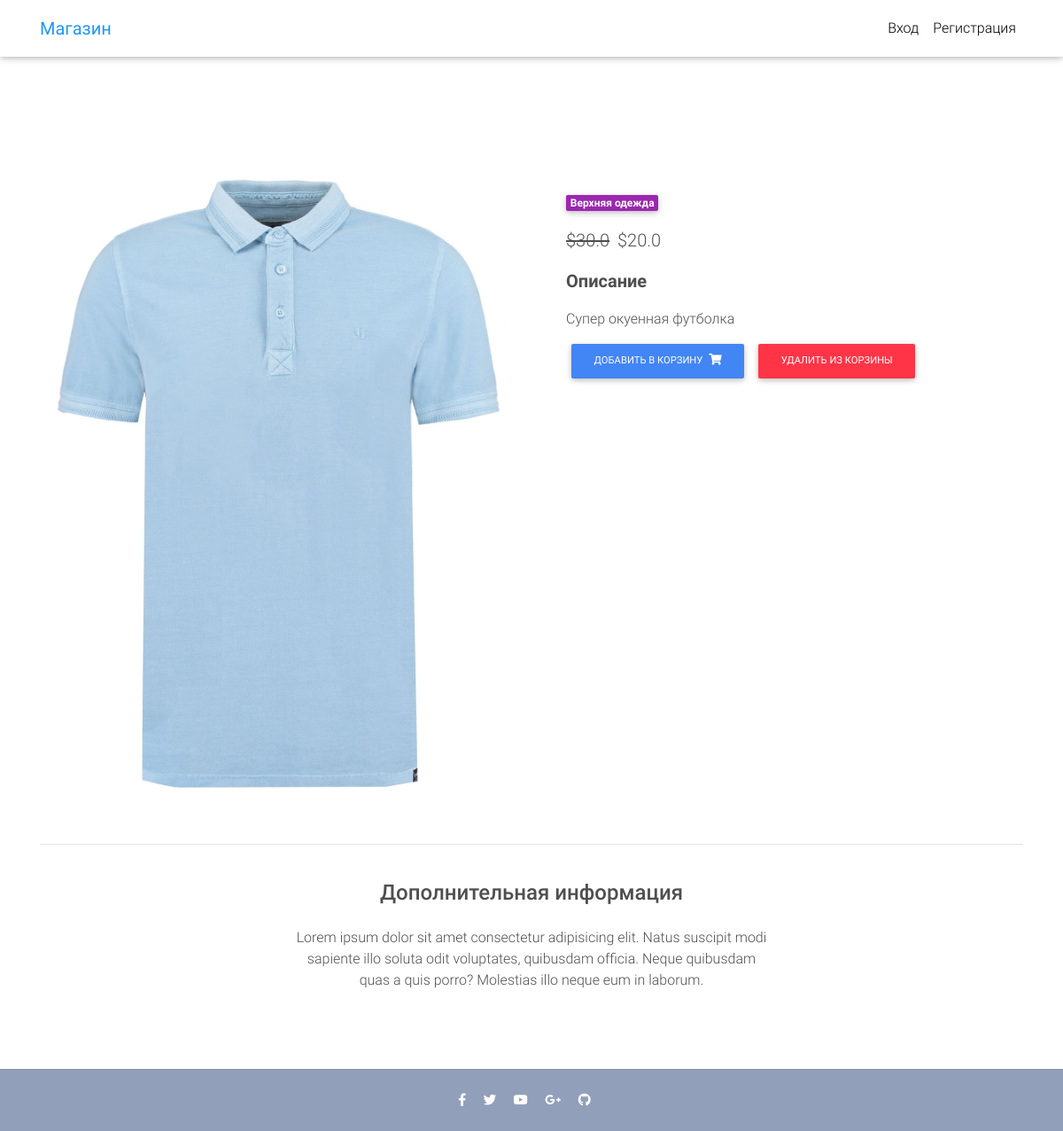
/product/fut1/, run on the app's committed database.
### core/models.py (models this page shows, shortened)
class Item(models.Model):
    title = models.CharField(max_length=100)
    price = models.FloatField()
    discount_price = models.FloatField(blank=True, null=True)
    category = models.CharField(choices=CATEGORY_CHOICES, max_length=2)
    label = models.CharField(choices=LABEL_CHOICES, max_length=1)
    slug = models.SlugField()
    description = models.TextField()
    image = models.ImageField()
    def get_add_to_cart_url(self):
        return reverse("core:add-to-cart", kwargs={
            'slug': self.slug
        })
    def get_remove_from_cart_url(self):
        return reverse("core:remove-from-cart", kwargs={
            'slug': self.slug
        })

### core/views.py (the view)
# urls.py: path('product/<slug>/', ItemDetailView.as_view(), name='product'),
class ItemDetailView(DetailView):
    model = Item
    template_name = "product.html"

### templates/product.html (shortened to what this page needs)
{% extends "base.html" %}
{% block content %}
  <main class="mt-5 pt-4">
    <div class="container dark-grey-text mt-5">
      <div class="row wow fadeIn">
        <div class="col-md-6 mb-4">
          <img src="{{ item.image.url }}" class="img-fluid" alt="">
        </div>
        <div class="col-md-6 mb-4">
          <div class="p-4">
            <div class="mb-3">
              <a href="">
                <span class="badge purple mr-1">{{ object.get_category_display }}</span>
              </a>
            </div>
            <p class="lead">
              {% if object.discount_price %}
              <span class="mr-1">
                <del>${{ object.price }}</del>
              </span>
              <span>${{ object.discount_price }}</span>
              {% else %}
              <span>${{ object.price }}</span>
              {% endif %}
            </p>
            <p class="lead font-weight-bold">Описание</p>
            <p>{{ object.description }}</p>
            <a href="{{ object.get_add_to_cart_url }}" class="btn btn-primary btn-md my-0 p">
              Добавить в корзину
              <i class="fas fa-shopping-cart ml-1"></i>
            </a>
            <a href="{{ object.get_remove_from_cart_url }}" class="btn btn-danger btn-md my-0 p">
              Удалить из корзины
            </a>
          </div>
        </div>
      </div>
      <hr>
      <div class="row d-flex justify-content-center wow fadeIn">
        <div class="col-md-6 text-center">
          <h4 class="my-4 h4">Дополнительная информация</h4>
          <p>Lorem ipsum dolor sit amet consectetur adipisicing elit. Natus suscipit modi sapiente illo soluta odit
            voluptates,
            quibusdam officia. Neque quibusdam quas a quis porro? Molestias illo neque eum in laborum.</p>
        </div>
      </div>
      <div class="row wow fadeIn">
        <div class="col-lg-4 col-md-12 mb-4">
        </div>
        <div class="col-lg-4 col-md-6 mb-4">
        </div>
        <div class="col-lg-4 col-md-6 mb-4">
        </div>
      </div>
    </div>
  </main>
{% endblock content %}

### templates/base.html (style rules this page uses)
html, body, header, .carousel { height: 60vh; }

### data on the page
Item: image (picture), category "Верхняя одежда", price "30.0", discount_price "20.0", description "Супер окуенная футболка"
